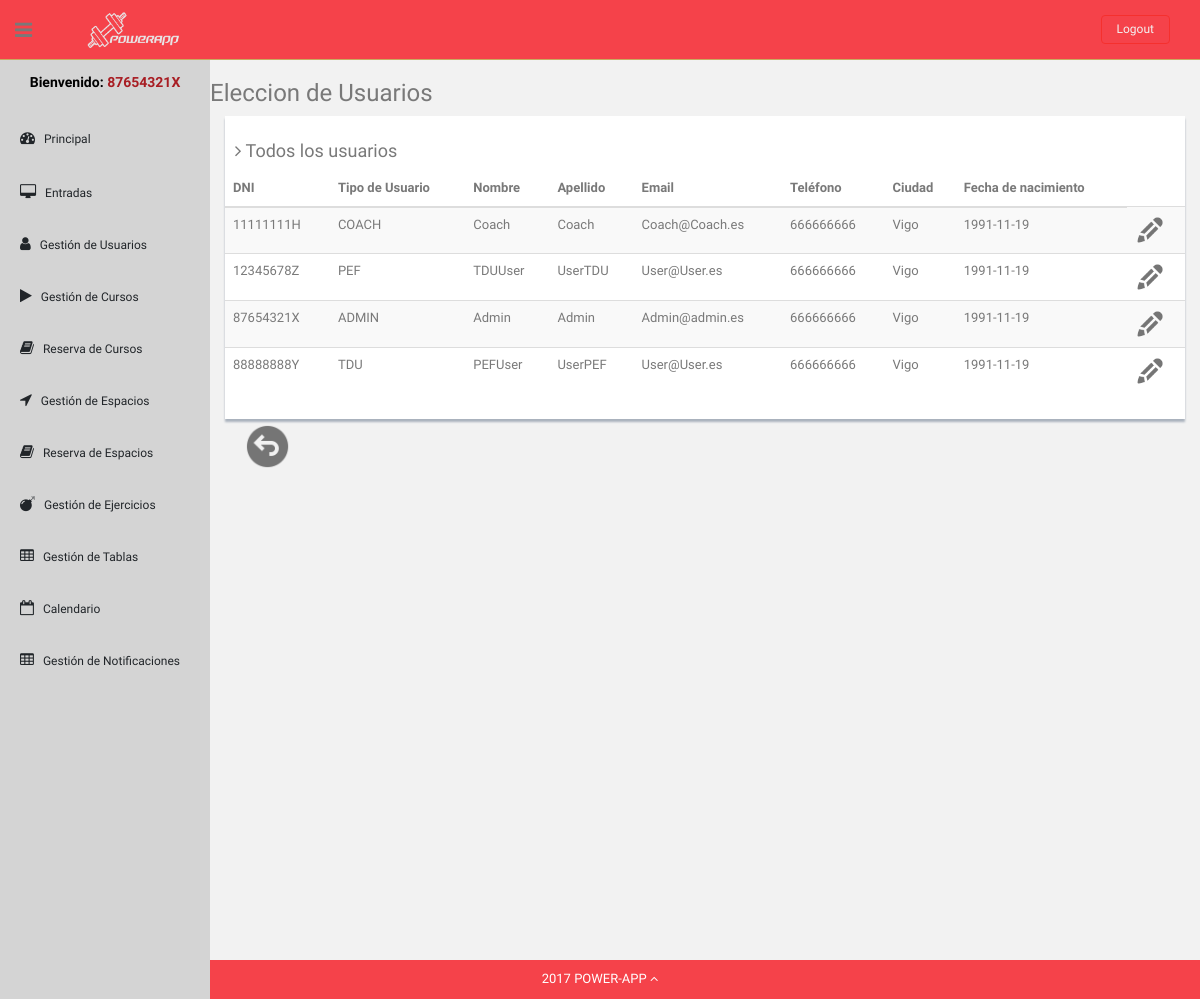
Screenshot of /Controllers/CheckInShowUsersController.php (signed in) with the database file from the repository.
### tables this page shows
CREATE TABLE UsersGym (
    DNI varchar(9) NOT NULL,
    UserType ENUM('ADMIN', 'COACH', 'TDU', 'PEF') NOT NULL,
    PasswordHash char(32) NOT NULL,
    FirstName varchar(50) NOT NULL,
    LastName varchar(80),
    Email varchar(255),
    Telephone int(9),
    City varchar(255),
	Birthdate date,

    PRIMARY KEY (DNI)
);

### Models/User.php (called while the page is built, shortened)
<?php
class User
{
	private $DNI;
    private $UserType;
    private $FirstName;
    private $LastName;
    private $Email;
    private $Telephone;
    private $City;
    private $Birthdate;
    public function __construct($DNI)
    {
        $this->DNI = $DNI;
    }
    public function loadDataAssoc($dataArray)
    {
        $this->UserType = $dataArray['UserType'];
        $this->FirstName = $dataArray['FirstName'];
        $this->LastName = $dataArray['LastName'];
        $this->Email = $dataArray['Email'];
        $this->Telephone = $dataArray['Telephone'];
        $this->City = $dataArray['City'];
        $this->Birthdate = $dataArray['Birthdate'];
    }
    public function getDNI():string
    {
        return $this->DNI;
    }
    public function getUserType():string
    {
        return $this->UserType;
    }
    public function getFirstName():string
    {
        return $this->FirstName;
    }
    public function getLastName():string
    {
        return $this->LastName;
    }
    public function getEmail():string
    {
        return $this->Email;
    }
    public function getTelephone()
    {
        return $this->Telephone;
    }
    public function getCity():string
    {
        return $this->City;
    }
    public function getBirthdate()
    {
        return $this->Birthdate;
    }
}
 ?>

### Models/UsersModel.php (called while the page is built, shortened)
<?php
class UserDAO
{
    private $DBLink;
    private $serverName ="localhost";
    private $userName = "admin";
    private $passWord = "admin";
    private $DBName = "powerAppDB";
	function __construct(){
	    $this->DBLink =  new mysqli($this->serverName,$this->userName,$this->passWord,$this->DBName);
    }
    function getAll(){
        $statement = $this->DBLink->prepare("SELECT * FROM UsersGym");
        if(!$statement->execute()) {
            return "Falló la ejecución: (" . $statement->errno . ") " . $statement->error;
        }else{
            $result = $statement->get_result();
            return "ok";
        }
    }
}
?>

### Views/SelectedUserToCheckInView.php (the view, shortened to what this page needs)
<?php
class SelectedUserToCheckInView
{
    var $users;
    function __construct($users){
        $this->users = $users;
        $this->render();
    }
    function render(){
        $usuarioTipo = $_SESSION['type'];
        switch ($usuarioTipo){
            case 'ADMIN': include '../Templates/lateralBarAdmin.php';
                break;
        }
        ?>
        <h3>Eleccion de Usuarios</h3>
        <div class="col-md-12">
            <div class="content-panel">
                <h4><i class="fa fa-angle-right"></i> Todos los usuarios</h4>
                <table class="table table-striped table-advance table-hover">
                    <thead>
                    <tr>
                        <th class="hidden-phone">DNI</th>
                        <th class="hidden-phone">Tipo de Usuario</th>
                        <th class="hidden-phone">Nombre</th>
                        <th class="hidden-phone">Apellido</th>
                        <th class="hidden-phone">Email</th>
                        <th class="hidden-phone">Teléfono</th>
                        <th class="hidden-phone">Ciudad</th>
                        <th class="hidden-phone">Fecha de nacimiento</th>
                    </tr>
                    </thead>
                    <tbody>
                    <?php      foreach ($this->users as $user){ ?>
                        <tr>
                        <td><?php  echo $user->getDNI(); ?></td>
                        <td><?php  echo $user->getUserType(); ?></td>
                        <td><?php  echo $user->getFirstName(); ?></td>
                        <td><?php  echo $user->getLastName(); ?></td>
                        <td><?php  echo $user->getEmail(); ?></td>
                        <td><?php  echo $user->getTelephone(); ?></td>
                        <td><?php  echo $user->getCity(); ?></td>
                        <td><?php  echo $user->getBirthdate(); ?></td>
                        <td><?php  echo '<a href="../Controllers/UserActionController.php?DNI='.$user->getDNI().'&action=CHECKIN">
                                        <img src="../Templates/img2/edit.png" style="width:30px;height:30px;" title="CheckIn"></a>'; ?></td>
                        </tr><?php
                    }
                    ?>
                    </tbody>
                </table>
            </div>
        </div>
        </div>
        <div id="showback">
            <?php
            echo '<a class="submit" href="../Controllers/CheckInShowAllController.php?number=10"><img src="../Templates/img2/atras.png" style="width:45px;heigh:45px;" title="Atrás"></a>';
            ?>
        </div> <?php
    }
}

### Templates/css2/style2.css (style rules this page uses)
body { color: #797979; background: #f2f2f2; font-family: 'Ruda', sans-serif; padding: 0px !important; margin: 0px !important; font-size:13px; }
ul li { list-style: none; }
a, a:hover, a:focus { text-decoration: none; outline: none; }
#container { width: 100%; height: 100%; }
ul.top-menu > li > .logout { color: #f2f2f2; font-size: 12px; border-radius: 4px; -webkit-border-radius: 4px; border: 1px solid #F5302E !important; padding: 5px 15px; margin-right: 15px; background: #F5424A; margin-top: 15px; }
.header, .footer { min-height: 60px; padding: 0 15px; }
.header { position: fixed; left: 0; right: 0; z-index: 1002; }
.black-bg { background: #F5424A; border-bottom: 1px solid #c9aa5f; }
a.logo { font-size: 20px; color: #ffffff; float: left; margin-top: 10px; text-transform: uppercase; }
#top_menu .nav > li, ul.top-menu > li { float: left; }
ul.top-menu > li > a { color: #666666; font-size: 16px; border-radius: 4px; -webkit-border-radius: 4px; border:1px solid #666666 !important; padding: 2px 6px; margin-right: 15px; }
.sidebar-toggle-box { float: left; padding-right: 15px; margin-top: 20px; }
.sidebar-toggle-box .fa-bars { cursor: pointer; display: inline-block; font-size: 20px; }
.content-panel { background: #ffffff; box-shadow: 0px 3px 2px #aab2bd; padding-top: 15px; padding-bottom: 5px; }
.content-panel h4 { margin-left: 10px; }
.site-footer { background: #F5424A; color: #fff; padding: 10px 0; }
.submit { border: none; background: none; }
.submit img { margin-top: 5px; margin-left: 20px; width: 45px; height: 45px; }

### rows the page displays
usersgym: DNI "11111111H", UserType "COACH", FirstName "Coach", LastName "Coach", Email "Coach@Coach.es", Telephone "666666666", City "Vigo", Birthdate "1991-11-19"
usersgym: DNI "12345678Z", UserType "PEF", FirstName "TDUUser", LastName "UserTDU", Email "User@User.es", Telephone "666666666", City "Vigo", Birthdate "1991-11-19"
usersgym: DNI "87654321X", UserType "ADMIN", FirstName "Admin", LastName "Admin", Email "Admin@admin.es", Telephone "666666666", City "Vigo", Birthdate "1991-11-19"
usersgym: DNI "88888888Y", UserType "TDU", FirstName "PEFUser", LastName "UserPEF", Email "User@User.es", Telephone "666666666", City "Vigo", Birthdate "1991-11-19"

### other values shown
$_SESSION['login'] "87654321X"
